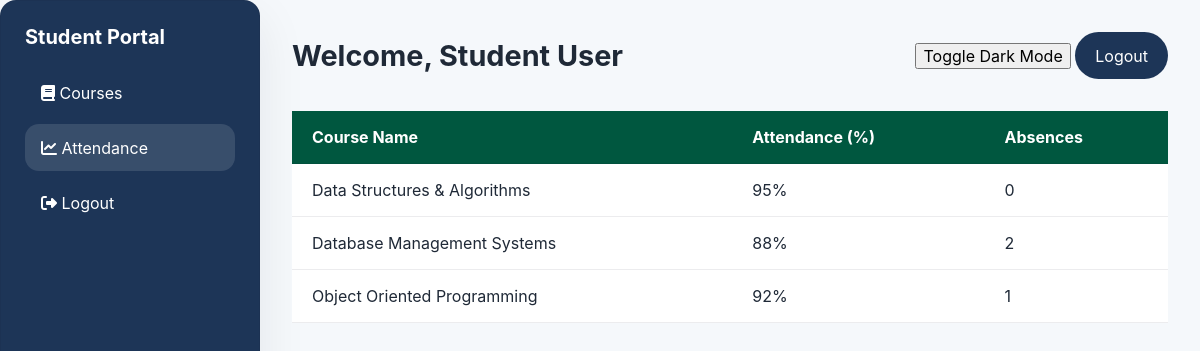
Screenshot of /student.php (signed in) with the database file from the repository.
### tables this page shows
CREATE TABLE attendance (
  id INT AUTO_INCREMENT PRIMARY KEY,
  student_id INT NOT NULL,
  course_id INT NOT NULL,
  attendance_percent TINYINT NOT NULL DEFAULT 0,
  absences TINYINT NOT NULL DEFAULT 0,
  last_updated DATETIME NOT NULL DEFAULT CURRENT_TIMESTAMP ON UPDATE CURRENT_TIMESTAMP,
  FOREIGN KEY (student_id) REFERENCES users(id) ON DELETE CASCADE,
  FOREIGN KEY (course_id) REFERENCES courses(id) ON DELETE CASCADE
);

CREATE TABLE courses (
  id INT AUTO_INCREMENT PRIMARY KEY,
  code VARCHAR(20) NOT NULL,
  title VARCHAR(255) NOT NULL,
  credits TINYINT NOT NULL,
  semester TINYINT NOT NULL,
  progress TINYINT NOT NULL DEFAULT 0,
  status ENUM('ongoing', 'completed') NOT NULL DEFAULT 'ongoing',
  lecturer_id INT NULL,
  created_at DATETIME NOT NULL DEFAULT CURRENT_TIMESTAMP,
  FOREIGN KEY (lecturer_id) REFERENCES users(id) ON DELETE SET NULL
);

### config.php (called while the page is built, shortened)
<?php
function current_user()
{
    return $_SESSION['user'] ?? null;
}
function sanitize($value)
{
    return htmlspecialchars($value, ENT_QUOTES, 'UTF-8');
}

### functions.php (called while the page is built, shortened)
<?php
require_once 'config.php';
function db_query($conn, $sql, $params = [])
{
    $stmt = $conn->prepare($sql);
    if ($params) {
        $types = '';
        foreach ($params as $param) {
            if (is_int($param)) {
                $types .= 'i';
            } elseif (is_float($param)) {
                $types .= 'd';
            } else {
                $types .= 's';
            }
        }
        $bindNames = [];
        $bindNames[] = $types;
        foreach ($params as $key => $value) {
            $bindNames[] = &$params[$key];
        }
        call_user_func_array([$stmt, 'bind_param'], $bindNames);
    }
    if (!$stmt->execute()) {
        die('Query execute failed: ' . $stmt->error);
    }
    return $stmt;
}
function db_fetch_all($conn, $sql, $params = [])
{
    $stmt = db_query($conn, $sql, $params);
    $result = $stmt->get_result();
    return $result ? $result->fetch_all(MYSQLI_ASSOC) : [];
}

### student.php (the view, shortened to what this page needs)
<?php
require_once 'functions.php';
$conn = db_connect();
$attendanceRecords = db_fetch_all(
    $conn,
    'SELECT c.title AS course_title, a.attendance_percent, a.absences FROM attendance a JOIN courses c ON a.course_id = c.id WHERE a.student_id = ? ORDER BY c.title',
    [current_user()['id']]
);
?>
<!DOCTYPE html>
<html lang="en">
<head>
  <link rel="stylesheet" href="styles.css">
  <link rel="stylesheet" href="https://cdnjs.cloudflare.com/ajax/libs/font-awesome/6.6.0/css/all.min.css" />
</head>
<body>
  <div class="sidebar">
    <h2>Student Portal</h2>
    <a href="courses.php"><i class="fas fa-book"></i> Courses</a>
    <a href="student.php" class="active"><i class="fas fa-chart-line"></i> Attendance</a>
    <a href="logout.php"><i class="fas fa-sign-out-alt"></i> Logout</a>
  </div>
  <div class="main">
    <div class="top-bar">
      <h1>Welcome, <?php echo sanitize(current_user()['name']); ?></h1>
      <div class="action-buttons">
        <button class="dark-mode-toggle" onclick="toggleDarkMode()">Toggle Dark Mode</button>
        <button class="btn" onclick="window.location.href='logout.php'">Logout</button>
      </div>
    </div>
    <?php if (empty($attendanceRecords)): ?>
      <div class="message">No attendance records found for your account yet.</div>
    <?php else: ?>
      <table id="attendance-table">
        <thead>
          <tr>
            <th>Course Name</th>
            <th>Attendance (%)</th>
            <th>Absences</th>
          </tr>
        </thead>
        <tbody>
          <?php foreach ($attendanceRecords as $record): ?>
            <tr>
              <td><?php echo sanitize($record['course_title']); ?></td>
              <td><?php echo sanitize($record['attendance_percent']); ?>%</td>
              <td><?php echo sanitize($record['absences']); ?></td>
            </tr>
          <?php endforeach; ?>
        </tbody>
      </table>
    <?php endif; ?>
  </div>
</body>
</html>

### styles.css (style rules this page uses)
:root { --brand: #00573f; --brand-dark: #003d2f; --brand-light: #eaf4f0; --accent: #1d3557; --accent-strong: #457b9d; --danger: #d62828; --success: #2f7a4f; --background: #f5f8fb; --surface: #ffffff; --surface-strong: #f1f5f9; --text: #1f2937; --muted: #64748b; --border: rgba(15, 23, 42, 0.08); --radius: 16px; --shadow: 0 18px 50px rgba(15, 23, 42, 0.08); }
* { box-sizing: border-box; }
html { scroll-behavior: smooth; }
body { margin: 0; font-family: 'Inter', system-ui, -apple-system, BlinkMacSystemFont, 'Segoe UI', sans-serif; background: var(--background); color: var(--text); }
button, input, select, textarea { font: inherit; }
button { cursor: pointer; }
.top-bar h1 { margin: 0; font-size: 1.8rem; }
.nav-link, .button-link, .btn { display: inline-flex; align-items: center; justify-content: center; gap: 0.5rem; border-radius: 999px; padding: 0.85rem 1.25rem; border: 1px solid transparent; transition: transform 0.2s ease, background 0.2s ease, box-shadow 0.2s ease; }
.btn { border: none; color: var(--surface); background: var(--accent); }
.main { padding: 2rem; max-width: 1280px; margin: 0 auto; }
.card, .auth-card, .sidebar, .table-card { background: var(--surface); border-radius: var(--radius); box-shadow: var(--shadow); border: 1px solid var(--border); }
.sidebar { width: 260px; background: var(--accent); color: var(--surface); height: 100vh; position: fixed; top: 0; left: 0; padding: 1.5rem; }
.sidebar h2 { margin: 0 0 1.25rem; font-size: 1.25rem; }
.sidebar a { display: block; padding: 0.85rem 1rem; color: var(--surface); text-decoration: none; border-radius: 14px; margin-bottom: 0.5rem; transition: background 0.2s ease; }
.sidebar a:hover, .sidebar a.active { background: rgba(255, 255, 255, 0.12); }
.main { margin-left: 260px; padding: 2rem; min-height: 100vh; }
.top-bar { display: flex; justify-content: space-between; gap: 1rem; flex-wrap: wrap; align-items: center; margin-bottom: 2rem; }
table { width: 100%; border-collapse: collapse; background: var(--surface); }
thead { background: var(--brand); color: var(--surface); }
th, td { padding: 1rem 1.25rem; border-bottom: 1px solid var(--border); text-align: left; }

### rows the page displays
attendance: course.title "Data Structures & Algorithms", attendance_percent "95", absences "0"
attendance: course.title "Database Management Systems", attendance_percent "88", absences "2"
attendance: course.title "Object Oriented Programming", attendance_percent "92", absences "1"

### other values shown
current_user()['name'] "Student User"
